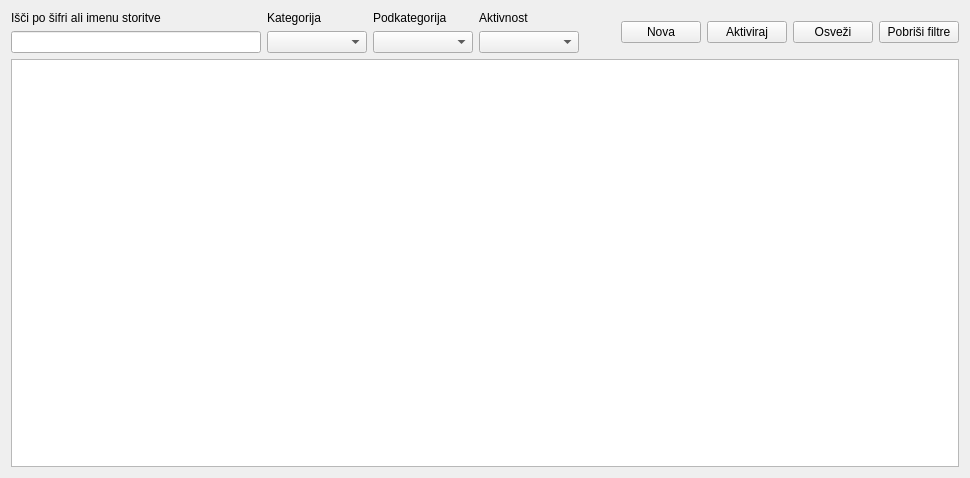
<?xml version="1.0" encoding="UTF-8"?>
<ui version="4.0">
 <class>wid_storitve</class>
 <widget class="QWidget" name="wid_storitve">
  <property name="geometry">
   <rect>
    <x>0</x>
    <y>0</y>
    <width>970</width>
    <height>478</height>
   </rect>
  </property>
  <property name="windowTitle">
   <string>Form</string>
  </property>
  <layout class="QVBoxLayout" name="verticalLayout">
   <item>
    <layout class="QHBoxLayout" name="horizontalLayout_2">
     <property name="sizeConstraint">
      <enum>QLayout::SetDefaultConstraint</enum>
     </property>
     <item>
      <layout class="QGridLayout" name="gridLayout">
       <item row="0" column="0">
        <widget class="QLabel" name="label">
         <property name="text">
          <string>Išči po šifri ali imenu storitve</string>
         </property>
        </widget>
       </item>
       <item row="0" column="2">
        <widget class="QLabel" name="label_3">
         <property name="text">
          <string>Podkategorija</string>
         </property>
        </widget>
       </item>
       <item row="0" column="3">
        <widget class="QLabel" name="label_4">
         <property name="text">
          <string>Aktivnost</string>
         </property>
        </widget>
       </item>
       <item row="0" column="1">
        <widget class="QLabel" name="label_2">
         <property name="text">
          <string>Kategorija</string>
         </property>
        </widget>
       </item>
       <item row="1" column="0">
        <widget class="QLineEdit" name="txt_iskalnik">
         <property name="minimumSize">
          <size>
           <width>250</width>
           <height>0</height>
          </size>
         </property>
        </widget>
       </item>
       <item row="1" column="1">
        <widget class="QComboBox" name="cb_kategorija">
         <property name="minimumSize">
          <size>
           <width>100</width>
           <height>0</height>
          </size>
         </property>
        </widget>
       </item>
       <item row="1" column="2">
        <widget class="QComboBox" name="cb_podkategorija">
         <property name="minimumSize">
          <size>
           <width>100</width>
           <height>0</height>
          </size>
         </property>
        </widget>
       </item>
       <item row="1" column="3">
        <widget class="QComboBox" name="cb_aktivnost">
         <property name="minimumSize">
          <size>
           <width>100</width>
           <height>0</height>
          </size>
         </property>
        </widget>
       </item>
      </layout>
     </item>
     <item>
      <spacer name="horizontalSpacer">
       <property name="orientation">
        <enum>Qt::Horizontal</enum>
       </property>
       <property name="sizeHint" stdset="0">
        <size>
         <width>40</width>
         <height>20</height>
        </size>
       </property>
      </spacer>
     </item>
     <item>
      <layout class="QVBoxLayout" name="verticalLayout_2">
       <item>
        <layout class="QHBoxLayout" name="horizontalLayout">
         <item>
          <widget class="QPushButton" name="btn_nov">
           <property name="text">
            <string>Nova</string>
           </property>
          </widget>
         </item>
         <item>
          <widget class="QPushButton" name="btn_aktiviraj">
           <property name="text">
            <string>Aktiviraj</string>
           </property>
          </widget>
         </item>
         <item>
          <widget class="QPushButton" name="btn_osvezi">
           <property name="text">
            <string>Osveži</string>
           </property>
          </widget>
         </item>
         <item>
          <widget class="QPushButton" name="btn_pobrisi_filtre">
           <property name="text">
            <string>Pobriši filtre</string>
           </property>
          </widget>
         </item>
        </layout>
       </item>
      </layout>
     </item>
    </layout>
   </item>
   <item>
    <widget class="QTableWidget" name="tbl_storitve">
     <property name="minimumSize">
      <size>
       <width>0</width>
       <height>400</height>
      </size>
     </property>
     <property name="editTriggers">
      <set>QAbstractItemView::NoEditTriggers</set>
     </property>
     <property name="selectionBehavior">
      <enum>QAbstractItemView::SelectRows</enum>
     </property>
    </widget>
   </item>
  </layout>
 </widget>
 <resources/>
 <connections/>
</ui>
